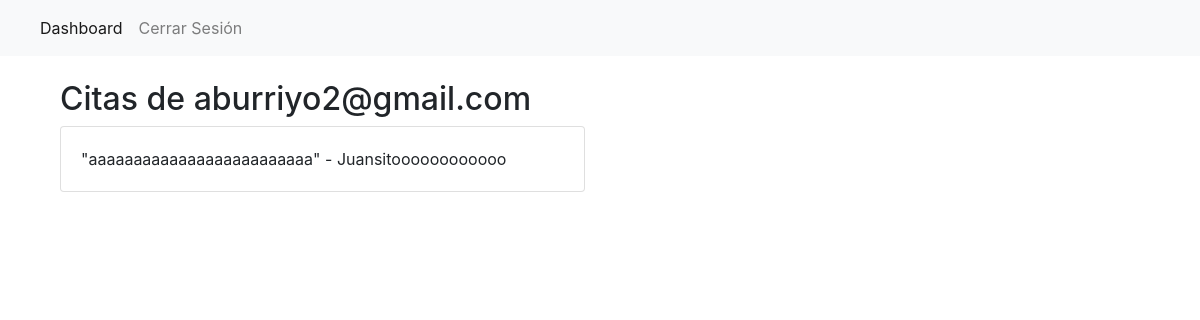
The app's page /user_quotes/2 (signed in) with its own data.
### app.py (models this page shows)
class User(db.Model, UserMixin):
    id = db.Column(db.Integer, primary_key=True)
    email = db.Column(db.String(100), nullable=False)
    password = db.Column(db.String(60), nullable=False)
    favorite_quotes = db.relationship('Quote', secondary=favorites, lazy='subquery',backref=db.backref('favorited_by', lazy=True))

class Quote(db.Model):
    id = db.Column(db.Integer, primary_key=True)
    author = db.Column(db.String(100), nullable=False)
    text = db.Column(db.String(300), nullable=False)
    user_id = db.Column(db.Integer, db.ForeignKey('user.id'), nullable=False)
    user = db.relationship('User', backref=db.backref('quotes', lazy=True))

### app.py (the view)
@app.route("/user_quotes/<int:user_id>")
@login_required
def user_quotes(user_id):
    user = User.query.get_or_404(user_id)  # Asegúrate de que el usuario exista
    quotes = Quote.query.filter_by(user_id=user.id).all()  # Obtiene todas las citas de ese usuario
    return render_template("user.html", user=user, quotes=quotes)

### app.py (called while the page is built)
@login_manager.user_loader
def load_user(user_id):
    return User.query.get(int(user_id))

### templates/user.html (shortened to what this page needs)
{% extends 'layout.html' %}
{% block content %}
<div class="container mt-4">
    <h2>Citas de {{ user.email }}</h2>
    <div class="row">
        {% for quote in quotes %}
        <div class="col-md-6 mb-3">
            <div class="card">
                <div class="card-body">
                    <p class="card-text">"{{ quote.text }}" - {{ quote.author }}</p>
                </div>
            </div>
        </div>
        {% else %}
        <div class="col">
            <p>Este usuario no ha publicado ninguna cita todavía.</p>
        </div>
        {% endfor %}
    </div>
</div>
{% endblock %}

### records on screen
User: email "aburriyo2@gmail.com"
Quote: text "aaaaaaaaaaaaaaaaaaaaaaaaa", author "Juansitoooooooooooo"
